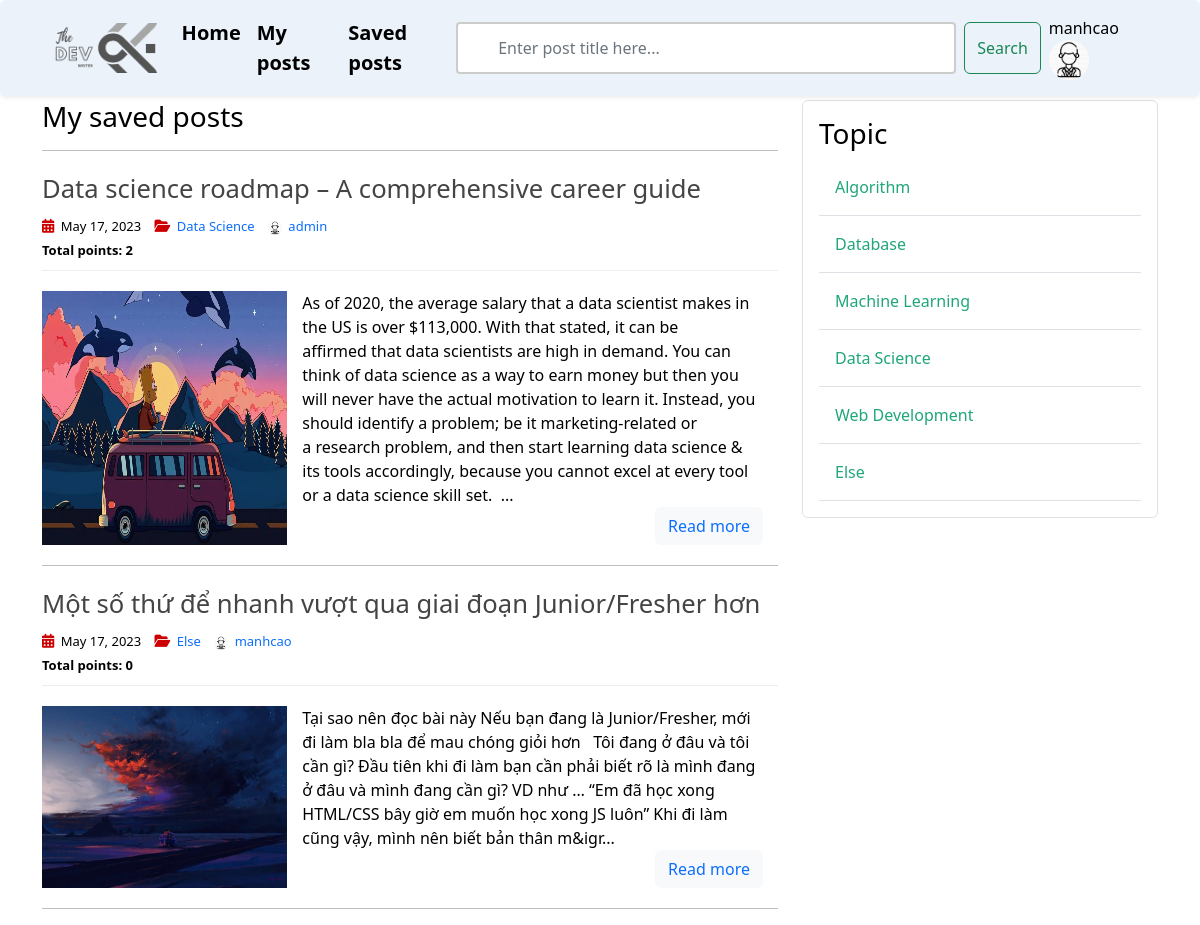
The page /saved (signed in) on the database its author committed.
### user_app/models.py (models this page shows, shortened)
class Profile(models.Model):
    user = models.OneToOneField(User, on_delete=models.CASCADE)
    avatar = models.ImageField(default='default.jpg', upload_to='profile_pics')

### post_app/models.py (models this page shows, shortened)
class Post(models.Model):
    title = models.CharField(max_length=256)
    content = RichTextField(blank=True, null=True)
    date_posted = models.DateTimeField(default=timezone.now)
    author = models.ForeignKey(User, on_delete=models.CASCADE)
    image = models.ImageField(
        default='post_default.jpg', upload_to='post_pics')
    topic = models.ForeignKey(
        Topic, on_delete=models.CASCADE, null=True, blank=False)
    vote_count = models.IntegerField(default=0)

class Topic(models.Model):
    name = models.CharField(max_length=256)

### post_app/views.py (the view, shortened to what this page needs)
# urls.py: path('saved', SavedPostListView.as_view(), name='saved'),
class SavedPostListView(ListView):
    model = SavePost
    template_name = 'post/saved_posts.html'
    context_object_name = 'posts'
    paginate_by = 5
    def get_queryset(self):
        user = self.request.user
        return SavePost.objects.filter(user=user).order_by('-date_saved')
    def get_context_data(self, **kwargs):
        user = self.request.user
        context = super(SavedPostListView, self).get_context_data(**kwargs)
        temp = SavePost.objects.filter(user=user).order_by('-date_saved')
        context['posts'] = [post.post for post in temp]
        context['topics'] = Topic.objects.all()
        user_voted = {}
        if self.request.user.is_authenticated :
            for post in context['posts'] :
                try :
                    vote = Vote.objects.get(user=self.request.user, voted_post=post)
                    user_voted[post.id] = vote.vote_type
                except Vote.DoesNotExist :
                    pass
        context['user_voted'] = user_voted
        return context

### post_app/templates/post/saved_posts.html (shortened to what this page needs)
{% extends 'base.html' %}
{% load static %}
{% load custom_tags %}
{% block post_content %}
<head>
    <link rel="stylesheet" type="text/css" href="{% static 'article/home.css' %}">
</head>
    <h3 class="mb-3">My saved posts</h3>
    <hr>
    {% for post in posts %}
    <article>
        <header>
            <h2>
                <a href="{% url 'post-detail' post.id %}" class="post-title">
                    {{ post.title }}
                </a>
            </h2>
            <div class="entry-meta">
                <span>
                    <i class="fa-solid fa-calendar-days"></i>
                    {{ post.date_posted | date:"F d, Y" }}
                </span>
                <span>
                    <i class="fa-solid fa-folder-open"></i>
                    <a href="{% url 'topic-posts' post.topic.id %}" class="topic-link">
                        {{ post.topic.name }}
                    </a>
                </span>
                <span>
                    <img class="rounded-circle account-img" src="{{ post.author.profile.avatar.url }}" alt="account-image">
                    <a href="{% url 'user-posts' post.author.username %}" class="ms-auto">{{ post.author }}</a>
                </span>
                <br>
                <span class="vote-span">
                    <span id="vote-count">
                    <b>Total points: {{ post.vote_count }}</b>
                    </span>
                </span>
            </div>
        </header>
        <div class="entry-content">
            <img class="col-sm-4" src="{{ post.image.url }}" alt="image">
            <div class="post-content">
                <div class="truncate-content">
                    {% if post.content|length > 550 %}
                        {{ post.content|striptags|safe|slice:":550" }}...
                    {% else %}
                        {{ post.content|striptags|safe }}
                    {% endif %}
                </div>
                <p>
                    <button type="button" class="btn btn-light">
                        <a href="{% url 'post-detail' post.id %}">
                            Read more
                        </a>
                    </button>
                </p>
            </div>
        </div>
    </article>
        <hr class="section-divider">
    {% endfor%}
{% endblock post_content %}
{% block topic_content %}
    {% include 'topic/topic_sidebar.html' %}
{% endblock topic_content %}

### templates/base.html (shortened to what this page needs)
{% load static %}
<!DOCTYPE html>
<html lang="en">
<head>
    <link href="https://cdn.jsdelivr.net/npm/bootstrap@5.2.0-beta1/dist/css/bootstrap.min.css" rel="stylesheet">
    <link rel="stylesheet" type="text/css" href="{% static 'css/main.css' %}">
    <link rel="stylesheet" href="https://cdnjs.cloudflare.com/ajax/libs/font-awesome/6.1.1/css/all.min.css" />
</head>
<body>
    <header>
        <nav class="navbar navbar-expand-md fixed-top navbar-light shadow-sm rounded">
            <div class="container">
                <a href="{% url 'home' %}" class="navbar-brand mr-4">
                    <img id="logo" src="{% static 'images/logo.png' %}" alt="logo">
                </a>
                <div class="collapse navbar-collapse">
                    <div class="navbar-nav">
                        <a href="{% url 'home' %}" class="nav-item nav-link fs-5 fw-bold">Home</a>
                        {% if user.is_authenticated %}
                        <a href="{% url 'mine' %}" class="nav-item nav-link fs-5 fw-bold">My posts</a>
                        <a href="{% url 'saved' %}" class="nav-item nav-link fs-5 fw-bold">Saved posts</a>
                        {% endif %}
                    </div>
                    <div class="navbar-nav">
                        <form class="d-flex" action = "#" >
                            <input class="form-control me-2" type="search" placeholder="Enter post title here..." aria-label="Search" name = "keyword">
                            <button class="btn btn-outline-success" type="submit">Search</button>
                        </form>
                    </div>
                    <div class="navbar-nav">
                        {% if user.is_authenticated %}
                            <div class="dropdown nav-item nav-link">
                                <div type="button" id="dropdownMenuButton1" data-bs-toggle="dropdown" aria-expanded="false">
                                    <span>{{ user.username }}</span>
                                    <img src="{{ user.profile.avatar.url }}" alt="avatar" class="rounded-circle navbar-avatar-img">
                                </div>
                            </div>
                        {% endif %}
                    </div>
                </div>
            </div>
        </nav>
    </header>
    <main role="main" class="container">
        <div class="row">
            <div class="col-md-8">
                {% block post_content %}{% endblock %}
            </div>
            <div class="col-md-4">
                {% block topic_content %}{% endblock %}
            </div>
        </div>
    </main>
</html>

### post_app/templates/topic/topic_sidebar.html
<div class="content-section border p-3 rounded">
    <h3>Topic</h3>
    {% for topic in topics %}
        <a href="{% url 'topic-posts' topic.id %}" class="topic-link">
            <div class="border-bottom w-100 p-3">
                {{topic.name}}
            </div>
        </a>
    {% endfor%}
</div>

### tech_forum/static/css/main.css (style rules this page uses)
body { color: #000; margin-top: 5rem; }
a, a:hover { text-decoration: none; }
header > nav { background-color: #EBF2FA !important; }
.navbar-expand-md .navbar-collapse { justify-content: space-between; }
.nav-item.nav-link { display: inline; color: #000; }
.navbar-avatar-img { height: 40px; width: 40px; }
#logo { height: 50px; }
main { margin-top: 100px; }

### post_app/static/article/home.css (style rules this page uses)
a, a:hover { text-decoration: none; }
article { margin-bottom: 20px; }
article header { border-bottom: 1px solid #eee; padding-bottom: 9px; }
.post-title { color: #444; font-size: 1.6rem; }
.entry-meta span { font-size: 13px; margin-right: 10px; }
.entry-meta i { font-size: 14px; margin-right: 3px; color: #cc0000; }
.account-img { height: 14px; width: 14px; margin-right: 3px; border: #cc0000; }
.entry-content { display: flex; flex-direction: row; margin-top: 20px; }
.post-content { display: flex; flex-direction: column; justify-content: space-between; align-items: flex-end; min-height: 1px; padding-right: 15px; padding-left: 15px; }
.post-content > * { margin-bottom: 0; }
.topic-link div { color: #1fa67a; }

### templates/base.html (style rules this page uses)
input[type=search] { width: 500px; box-sizing: border-box; border: 2px solid #ccc; border-radius: 4px; font-size: 16px; background-color: white; background-position: 10px 10px; background-repeat: no-repeat; padding: 12px 20px 12px 40px; }

### rows shown on the page
Post: title "Data science roadmap – A comprehensive career guide", date_posted "May 17, 2023", topic.name "Data Science", author.profile.avatar (placeholder picture), author "admin", vote_count "2", image (picture), content "As of 2020, the average salary that a data scientist makes in the US is over $113,000. With that stated, it can be affirmed that data scientists are high in demand. You can think of data science as a way to earn money but then you will never have the actual motivation to learn it. Instead, you should identify a problem; be it marketing-related or a research problem, and then start learning data science & its tools accordingly, because you cannot excel at every tool or a data science skill set."
Post: title "Một số thứ để nhanh vượt qua giai đoạn Junior/Fresher hơn", date_posted "May 17, 2023", topic.name "Else", author.profile.avatar (placeholder picture), author "manhcao", vote_count "0", image (picture), content "Tại sao nên đọc bài này Nếu bạn đang là Junior/Fresher, mới đi làm bla bla để mau chóng giỏi hơn Tôi đang ở đâu và tôi cần gì? Đầu tiên khi đi làm bạn cần phải biết rõ là mình đang ở đâu và mình đang cần gì? VD như … “Em đã học xong HTML/CSS bây giờ em muốn học xong JS luôn” Khi đi làm cũng vậy, mình nên biết bản thân m&igr"
Topic: name "Algorithm"
Topic: name "Database"
Topic: name "Machine Learning"
Topic: name "Data Science"
Topic: name "Web Development"
Topic: name "Else"

### other values the page prints
{{ user.username }} "manhcao"
